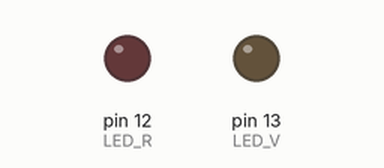
Simulated run of this sketch. Board: Arduino Uno, built with avr-gcc and run on an emulated ATmega328P. Shown: output pins drawn as LEDs (lit = HIGH). Dashed ring = blinking.

Above: at 1.7 s.
At 8.7 s:
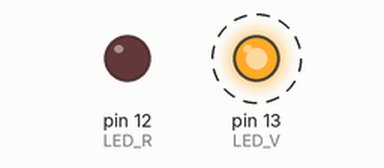
Timing chart, 0 to 9.2 s (numbered marks = the images above):
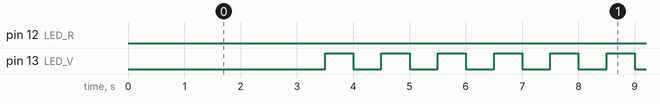

Measured:
- by itself, pin 12 (LED_R): LOW → HIGH at 12.0 s, → LOW 2.0 s later, → HIGH 2.0 s later, → LOW 2.0 s later, … (59 changes in this stretch)
- by itself, pin 13 (LED_V): LOW → HIGH at 3.5 s, → LOW 0.50 s later, → HIGH 0.50 s later, → LOW 0.50 s later, … (253 changes in this stretch)

The sketch:

encender_leds_despeus_de_cierto_tiempo_de_espera1.ino
```cpp
// C++ code
//
#define LED_V 13
#define LED_R 12
bool edoLedR = false;
bool edoLedV = false;
bool retardo_R = false;
bool retardo_V = false;
unsigned long tir,tiv,ta;
void setup()
{
  pinMode(LED_V, OUTPUT);
  pinMode(LED_R, OUTPUT);
  tir = millis();
  tiv = millis();
}
void loop()
{
  ta = millis();
  if(!retardo_R){//aqui deben de ser 10 segundos
    if((ta-tir)>=10000){
      tir = ta;
      retardo_R = !retardo_R;
    }
  }
  if(retardo_R){
    if((ta-tir)>=2000){
      tir =ta;
      edoLedR = !edoLedR;
      digitalWrite(LED_R,edoLedR);
    }
  }
  /**********************/
  if(!retardo_V){//aqui deben de ser 10 segundos
    if((ta-tiv)>=3000){
      tiv = ta;
      retardo_V = !retardo_V;
    }
  }
  if(retardo_V){
    if((ta-tiv)>=500){
      tiv=ta;
      edoLedV =!edoLedV;
      digitalWrite(LED_V,edoLedV);

    }else if((ta-tiv)>=5000){
       tiv = ta;
       edoLedV =!edoLedV;
       digitalWrite(LED_V,edoLedV);

    }
  }
}
```
